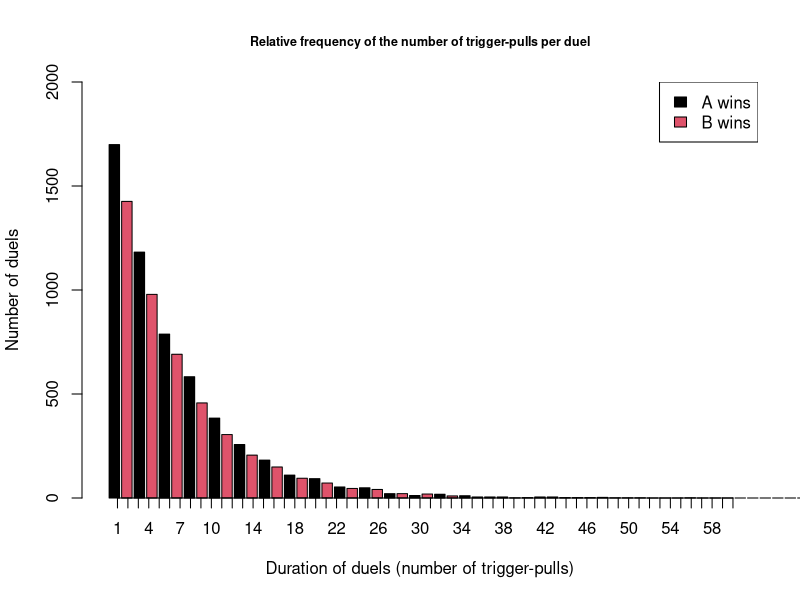

Generate this figure with R:
# The elements of 'duration' are the number of duels of length k,
# i.e. duration[k] = # of duels that require k trigger-pulls to complete, where k = 1, 2, 3, ...

set.seed(Sys.time())
Duels = 10000           # total number of duels
duration = rep(0, 60)   # assume no duels exceed 60 trigger pulls
a = 0                   # number of times A has won, so far
nd = 0                  # number of duels completed, so far
tp = 0                  # number of trigger-pulls, so far, in present duel

while (nd < Duels) {
    ra = runif(1)
    rb = runif(1)
    tp = tp + 1         # A pulls trigger
    if (ra <= 1/6) {    # A wins
        duration[tp] = duration[tp] + 1 # duel is over, update 'duration'
        tp = 0          # initialize number of trigger-pulls for the next duel
        a = a + 1
        nd = nd + 1
    }
    else {
        tp = tp + 1     # B pulls trigger
        if (rb <= 1/6) {    # B wins
            duration[tp] = duration[tp] + 1
            tp = 0
            nd = nd + 1
        }
    }
}

a = a / Duels
# paste("The probability A wins is", a)
k = 1:length(duration)
average = sum(k * duration[k], na.rm = TRUE) / Duels
# paste("The average number of trigger-pulls/duel is", average)
barplot(duration,
        main = "Relative frequency of the number of trigger-pulls per duel",
        xlab = "Duration of duels (number of trigger-pulls)",
        ylab = "Number of duels",
        cex.main = 0.75,
        xlim = c(0,60),
        ylim = c(0, 2000),
        col = rep(1:2, length.out = 60))
legend("topright", c("A wins", "B wins"), fill = 1:2)
axis(side = 1, 1:60)
    